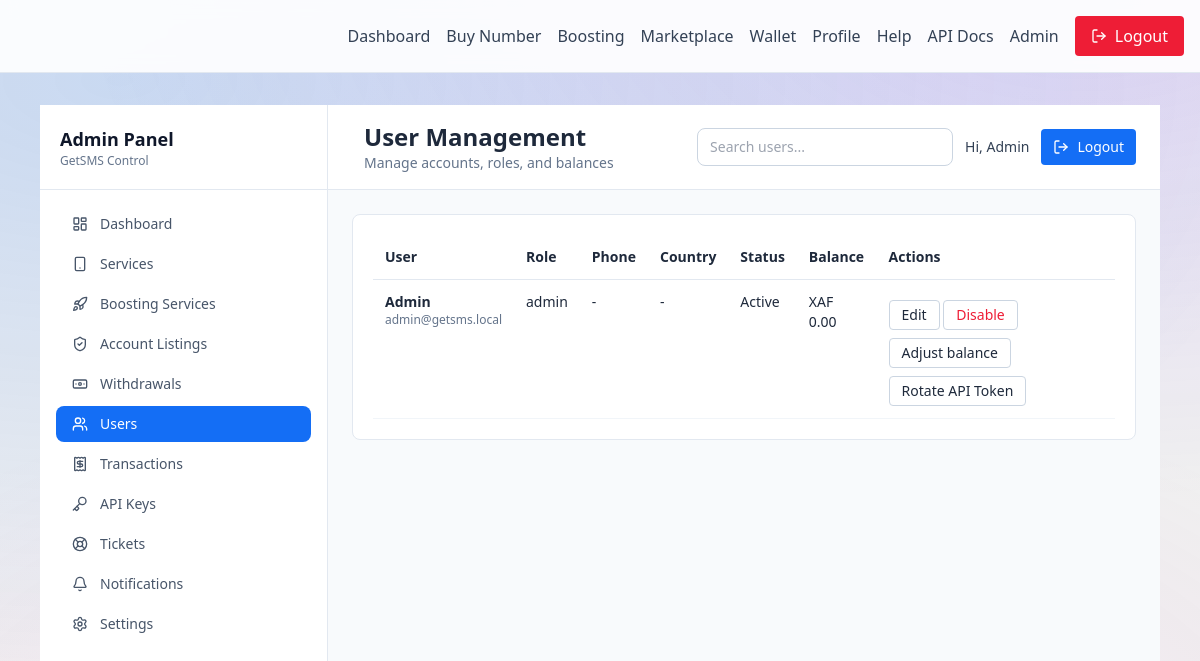
Screenshot of /public/admin/users (signed in) with the database file from the repository.
### tables this page shows
CREATE TABLE IF NOT EXISTS users (
    id INT AUTO_INCREMENT PRIMARY KEY,
    name VARCHAR(120) NOT NULL,
    email VARCHAR(180) NOT NULL UNIQUE,
    phone_number VARCHAR(40) NULL,
    country VARCHAR(120) NULL,
    password_hash VARCHAR(255) NOT NULL,
    role ENUM('user','admin') DEFAULT 'user',
    balance DECIMAL(12,2) DEFAULT 0,
    balance_topup DECIMAL(12,2) DEFAULT 0,
    balance_earnings DECIMAL(12,2) DEFAULT 0,
    store_slug VARCHAR(120) NULL UNIQUE,
    store_name VARCHAR(160) NULL,
    store_tagline VARCHAR(220) NULL,
    store_description TEXT NULL,
    profile_image VARCHAR(255) NULL,
    referral_code VARCHAR(24) NULL UNIQUE,
    referred_by INT NULL,
    first_deposit_at DATETIME NULL,
    referral_rewarded TINYINT(1) NOT NULL DEFAULT 0,
    active TINYINT(1) DEFAULT 1,
    created_at TIMESTAMP DEFAULT CURRENT_TIMESTAMP
);

### app/helpers.php (called while the page is built, shortened)
<?php
function app_config(): array
{
    static $config = null;
    if (!$config) {
        $config = require __DIR__ . '/config.php';
    }
    return $config;
}
function render(string $view, array $data = []): void
{
    $config = app_config();
    require __DIR__ . '/views/layout.php';
}
function ensure_public_base_url(string $baseUrl): string
{
    $baseUrl = rtrim($baseUrl, '/');
    return $baseUrl;
}
function url(string $path = ''): string
{
    $config = app_config();
    $base = ensure_public_base_url($config['app']['base_url']);
    $path = ltrim($path, '/');
    return $base . '/' . $path;
}
function current_path(): string
{
    $path = parse_url($_SERVER['REQUEST_URI'], PHP_URL_PATH) ?? '/';
    $basePath = rtrim(dirname($_SERVER['SCRIPT_NAME']), '/');
    if ($basePath && str_starts_with($path, $basePath)) {
        $path = substr($path, strlen($basePath));
    }
    return $path === '' ? '/' : $path;
}
function current_user(): ?array
{
    return $_SESSION['user'] ?? null;
}
function require_auth(): void
{
    $user = current_user();
    $stmt = db()->prepare('SELECT * FROM users WHERE id = ? LIMIT 1');
    $stmt->execute([$user['id']]);
}

### app/controllers/AdminController.php (called while the page is built, shortened)
<?php
class AdminController
{
    private UserRepository $users;
    private SettingsRepository $settings;
    public function __construct()
    {
        $this->users = new UserRepository();
        $this->settings = new SettingsRepository();
    }
    public function users(): void
    {
        $users = $this->users->all();
        $logo = $this->settings->get('logo_path');
        render('admin/users', [
            'title' => 'User Management',
            'users' => $users,
            'logo' => $logo,
        ]);
    }
}

### app/config.php (called while the page is built, shortened)
<?php
$envPath = __DIR__ . '/../.env';
if (file_exists($envPath)) {
    $lines = file($envPath, FILE_IGNORE_NEW_LINES | FILE_SKIP_EMPTY_LINES);
    foreach ($lines as $line) {
        $line = trim($line);
        [$key, $value] = explode('=', $line, 2);
        $key = trim($key);
        $value = trim($value);
    }
}
return [
    'app' => [
        'name' => 'GetSMS',
        'base_url' => getenv('APP_BASE_URL') ?: 'http://localhost/getsms/public',
        'primary_color' => '#1D4ED8',
    ],
    'db' => [
        'host' => getenv('DB_HOST') ?: '127.0.0.1',
        'name' => getenv('DB_NAME') ?: 'getsms',
        'user' => getenv('DB_USER') ?: 'root',
        'pass' => getenv('DB_PASS') ?: '',
        'charset' => 'utf8mb4',
    ],
    'smsman' => [
        'base_url' => 'https://api.sms-man.com/control',
        'token' => getenv('SMSMAN_TOKEN') ?: '',
    ],
    'fapshi' => [
        'base_url' => 'https://api.fapshi.com',
        'api_key' => getenv('FAPSHI_API_KEY') ?: '',
    ],
    'peakerr' => [
        'base_url' => 'https://peakerr.com/api/v2',
        'api_key' => getenv('PEAKERR_API_KEY') ?: '',
    ],
];

### app/db.php (called while the page is built)
<?php
function db(): PDO
{
    static $pdo = null;
    if ($pdo) {
        return $pdo;
    }
    $config = require __DIR__ . '/config.php';
    $db = $config['db'];
    $dsn = sprintf('mysql:host=%s;dbname=%s;charset=%s', $db['host'], $db['name'], $db['charset']);
    $pdo = new PDO($dsn, $db['user'], $db['pass'], [
        PDO::ATTR_ERRMODE => PDO::ERRMODE_EXCEPTION,
        PDO::ATTR_DEFAULT_FETCH_MODE => PDO::FETCH_ASSOC,
    ]);
    return $pdo;
}

### app/repositories/UserRepository.php (called while the page is built, shortened)
<?php
class UserRepository
{
    private function userColumns(): array
    {
        static $columns = null;
        if ($columns === null) {
            $stmt = db()->query('SHOW COLUMNS FROM users');
            $rows = $stmt->fetchAll();
            $columns = array_map(static fn($row) => $row['Field'] ?? '', $rows);
        }
        return $columns;
    }
    private function hasUserColumn(string $column): bool
    {
        return in_array($column, $this->userColumns(), true);
    }
    public function all(): array
    {
        $columns = ['id', 'name', 'email'];
        if ($this->hasUserColumn('phone_number')) {
            $columns[] = 'phone_number';
        }
        if ($this->hasUserColumn('country')) {
            $columns[] = 'country';
        }
        $columns = array_merge($columns, ['role', 'balance', 'balance_topup', 'balance_earnings', 'active', 'created_at']);
        $stmt = db()->query('SELECT ' . implode(', ', $columns) . ' FROM users ORDER BY id DESC');
        return $stmt->fetchAll();
    }
}

### app/views/admin/users.php (the view, shortened to what this page needs)
<?php
$sidebarItems = [
    ['label' => 'Dashboard', 'href' => '/admin', 'icon' => 'layout-dashboard'],
    ['label' => 'Services', 'href' => '/admin/services', 'icon' => 'smartphone'],
    ['label' => 'Boosting Services', 'href' => '/admin/boosting-services', 'icon' => 'rocket'],
    ['label' => 'Account Listings', 'href' => '/admin/account-listings', 'icon' => 'shield-check'],
    ['label' => 'Withdrawals', 'href' => '/admin/withdrawals', 'icon' => 'banknote'],
    ['label' => 'Users', 'href' => '/admin/users', 'icon' => 'users'],
    ['label' => 'Transactions', 'href' => '/admin/transactions', 'icon' => 'receipt'],
    ['label' => 'API Keys', 'href' => '/admin/api-keys', 'icon' => 'key'],
    ['label' => 'Tickets', 'href' => '/admin/tickets', 'icon' => 'life-buoy'],
    ['label' => 'Notifications', 'href' => '/admin/notifications', 'icon' => 'bell'],
    ['label' => 'Settings', 'href' => '/admin/settings', 'icon' => 'settings'],
];
$currentPath = current_path();
?>
<div class="flex h-screen w-full bg-slate-50 overflow-hidden">
    <aside id="adminSidebar" class="hidden md:flex w-72 bg-white border-r border-slate-200 flex-col h-screen overflow-y-auto fixed md:static inset-y-0 left-0 z-40">
        <div class="p-5 border-b border-slate-200 flex items-center justify-between">
            <div>
                <p class="text-lg font-semibold text-slate-900">Admin Panel</p>
                <p class="text-xs text-slate-500">GetSMS Control</p>
            </div>
        </div>
        <nav class="flex-1 p-4 space-y-1 overflow-y-auto">
            <?php foreach ($sidebarItems as $item): ?>
                <?php $isActive = $currentPath === $item['href']; ?>
                <a href="<?= url($item['href']) ?>" class="flex items-center space-x-3 px-4 py-2 rounded-lg text-sm font-medium <?= $isActive ? 'bg-primary text-white' : 'text-slate-600 hover:bg-slate-100' ?>">
                    <i data-lucide="<?= htmlspecialchars($item['icon']) ?>" class="w-4 h-4"></i>
                    <span><?= htmlspecialchars($item['label']) ?></span>
                </a>
            <?php endforeach; ?>
        </nav>
    </aside>
            <div class="flex-1 min-h-0 overflow-y-auto bg-slate-50">
        <div class="bg-white border-b border-slate-200 px-6 py-4 flex flex-col lg:flex-row lg:items-center lg:justify-between gap-4 sticky top-0 z-10">
            <div class="flex items-center space-x-3">
                <div>
                    <h2 class="text-2xl font-semibold">User Management</h2>
                    <p class="text-sm text-slate-500">Manage accounts, roles, and balances</p>
                </div>
            </div>
            <div class="flex flex-col sm:flex-row sm:items-center gap-3">
                <div class="relative">
                    <input type="text" placeholder="Search users..." class="w-64 border border-slate-300 rounded-lg px-3 py-2 text-sm">
                </div>
                <div class="flex items-center space-x-3">
                    <span class="text-sm text-slate-700">Hi, <?= htmlspecialchars(current_user()['name']) ?></span>
                    <form method="post" action="<?= url('/logout') ?>">
                        <button class="bg-primary text-white px-3 py-2 rounded text-sm flex items-center space-x-2">
                            <i data-lucide="log-out" class="w-4 h-4"></i>
                            <span>Logout</span>
                        </button>
                    </form>
                </div>
            </div>
        </div>
        <div class="p-6">
            <section class="bg-white border border-slate-200 rounded-lg p-5">
                <div class="overflow-x-auto">
                    <table class="w-full text-sm">
                        <thead>
                            <tr class="text-left border-b border-slate-200">
                                <th class="p-3">User</th>
                                <th class="p-3">Role</th>
                                <th class="p-3">Phone</th>
                                <th class="p-3">Country</th>
                                <th class="p-3">Status</th>
                                <th class="p-3">Balance</th>
                                <th class="p-3">Actions</th>
                            </tr>
                        </thead>
                        <tbody>
                            <?php foreach ($users as $user): ?>
                                <tr class="border-b border-slate-100 align-top">
                                    <td class="p-3">
                                        <div class="font-semibold"><?= htmlspecialchars($user['name']) ?></div>
                                        <div class="text-xs text-slate-500"><?= htmlspecialchars($user['email']) ?></div>
                                    </td>
                                    <td class="p-3"><?= htmlspecialchars($user['role']) ?></td>
                                    <td class="p-3"><?= htmlspecialchars($user['phone_number'] ?? '-') ?></td>
                                    <td class="p-3"><?= htmlspecialchars($user['country'] ?? '-') ?></td>
                                    <td class="p-3"><?= (int)$user['active'] === 1 ? 'Active' : 'Disabled' ?></td>
                                    <td class="p-3">XAF <?= number_format((float)$user['balance'], 2) ?></td>
                                    <td class="p-3 space-y-2">
                                        <button
                                            class="px-3 py-1 rounded border border-slate-300"
                                            data-edit-user
                                            data-user-id="<?= htmlspecialchars($user['id']) ?>"
                                            data-user-name="<?= htmlspecialchars($user['name']) ?>"
                                            data-user-email="<?= htmlspecialchars($user['email']) ?>"
                                            data-user-phone="<?= htmlspecialchars($user['phone_number'] ?? '') ?>"
                                            data-user-country="<?= htmlspecialchars($user['country'] ?? '') ?>"
                                            data-user-role="<?= htmlspecialchars($user['role']) ?>"
                                        >
                                            Edit
                                        </button>
                                        <button
                                            class="px-3 py-1 rounded border border-slate-300 <?= (int)$user['active'] === 1 ? 'text-danger' : 'text-green-700' ?>"
                                            data-disable-user
                                            data-user-id="<?= htmlspecialchars($user['id']) ?>"
                                            data-user-active="<?= (int)$user['active'] ?>"
                                            data-user-name="<?= htmlspecialchars($user['name']) ?>"
                                        >
                                            <?= (int)$user['active'] === 1 ? 'Disable' : 'Enable' ?>
                                        </button>
                                        <button
                                            class="px-3 py-1 rounded border border-slate-300"
                                            data-adjust-balance
                                            data-user-id="<?= htmlspecialchars($user['id']) ?>"
                                            data-user-name="<?= htmlspecialchars($user['name']) ?>"
                                        >
                                            Adjust balance
                                        </button>
                                        <form method="post" action="<?= url('/admin/api/rotate') ?>" class="mt-2">
                                            <button class="px-3 py-1 rounded border border-slate-300">Rotate API Token</button>
                                        </form>
                                    </td>
                                </tr>
                            <?php endforeach; ?>
                        </tbody>
                    </table>
                </div>
            </section>
        </div>
    </div>
</div>

### app/views/layout.php (style rules this page uses)
:root { color-scheme: light; --glass-bg: rgba(255, 255, 255, 0.18); --glass-border: rgba(255, 255, 255, 0.35); --glass-shadow: 0 20px 60px rgba(8, 8, 8, 0.12); --glass-blur: blur(18px); }
body { background: radial-gradient(1200px 600px at 10% 10%, rgba(20, 110, 245, 0.18), transparent), radial-gradient(1000px 500px at 90% 0%, rgba(122, 61, 255, 0.16), transparent), radial-gradient(900px 450px at 50% 100%, rgba(237, 82, 203, 0.12), transparent), #F0F0F0; color: #080808; }

### rows the page displays
users: name "Admin", email "admin@getsms.local", role "admin", phone_number "-", country "-", active "Active", balance "0.00"

### other values shown
$item['label'] "Dashboard"
$item['label'] "Services"
$item['label'] "Boosting Services"
$item['label'] "Account Listings"
$item['label'] "Withdrawals"
$item['label'] "Users"
$item['label'] "Transactions"
$item['label'] "API Keys"
$item['label'] "Tickets"
$item['label'] "Notifications"
$item['label'] "Settings"
